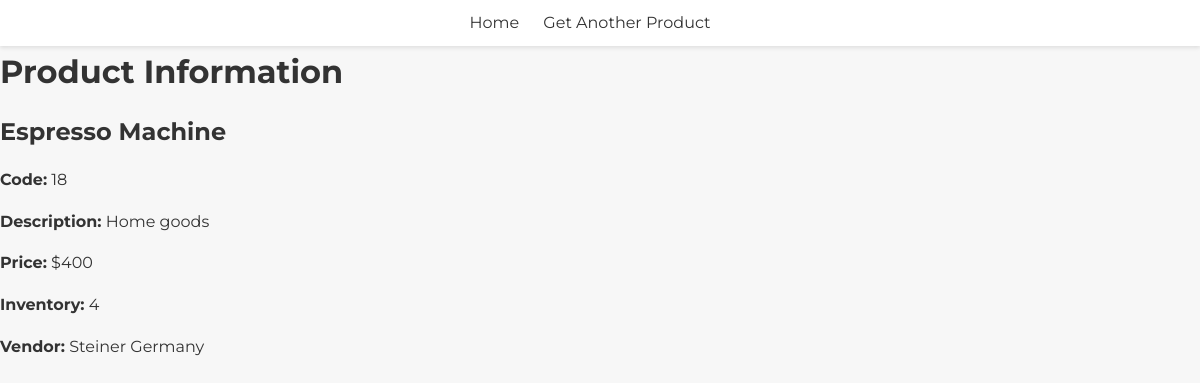
Page /product_info/18 on the committed database.
### tables this page shows
CREATE TABLE product (
product_code INTEGER NOT NULL,
product_name VARCHAR,
product_description INTEGER,
product_price INTEGER,
product_inventory INTEGER,
product_vendor VARCHAR,
PRIMARY KEY (product_code)
);

### app.py (the view)
@app.route('/product_info/<product_code>')
def product_info(product_code):
    conn = get_db_connection()
    cursor = conn.cursor()
    cursor.execute("SELECT * FROM product WHERE product_code = ?", (product_code,))
    product = cursor.fetchone()
    conn.close()
    if not product:
        message = 'Product with code {} does not exist.'.format(product_code)
        return render_template('get_product.html', message=message)
    else:
        product_info = {key: product[key] for key in product.keys()}
        return render_template('product_info.html', product=product_info)

### app.py (called while the page is built)
def get_db_connection():
    conn = sqlite3.connect('research.db')
    conn.row_factory = sqlite3.Row
    return conn

### templates/product_info.html (shortened to what this page needs)
<!DOCTYPE html>
<html lang="en">
<head>
    <link rel="stylesheet" href="../static/css/styles.css">
</head>
<body>
    <div class="nav-bar">
        <ul>
            <li><a href="/">Home</a></li>
            <li><a href="/get_product">Get Another Product</a></li>
        </ul>
    </div>
    <h1>Product Information</h1>
    {% if product %}
    <div class="product-info">
        <h2>{{ product.product_name }}</h2>
        <p><strong>Code:</strong> {{ product.product_code }}</p>
        <p><strong>Description:</strong> {{ product.product_description }}</p>
        <p><strong>Price:</strong> ${{ product.product_price }}</p>
        <p><strong>Inventory:</strong> {{ product.product_inventory }}</p>
        <p><strong>Vendor:</strong> {{ product.product_vendor }}</p>
    </div>
    {% else %}
    <p>Product not found. Please try a different Product Code.</p>
    {% endif %}
</body>
</html>

### static/css/styles.css (style rules this page uses)
* { margin: 0; padding: 0; box-sizing: border-box; }
body, h1, h2, h3, p, ul, li, form, input, button, select { font-family: 'Montserrat', sans-serif; }
body { background-color: #f7f7f7; color: #333; line-height: 1.6; }
h1, h2, h3, p { margin-bottom: 1rem; }
.nav-bar { background: #fff; padding: 10px 0; box-shadow: 0 2px 4px rgba(0, 0, 0, 0.1); }
.nav-bar ul { list-style: none; padding: 0; text-align: center; }
.nav-bar ul li { display: inline; margin-right: 20px; }
.nav-bar ul li a { text-decoration: none; color: #333; font-weight: 400; }
body { font-family: 'Montserrat', sans-serif; background-color: #f7f7f7; color: #333; line-height: 1.6; }

### rows in the picture
product: product_name "Espresso Machine", product_code "18", product_description "Home goods", product_price "400", product_inventory "4", product_vendor "Steiner Germany"
